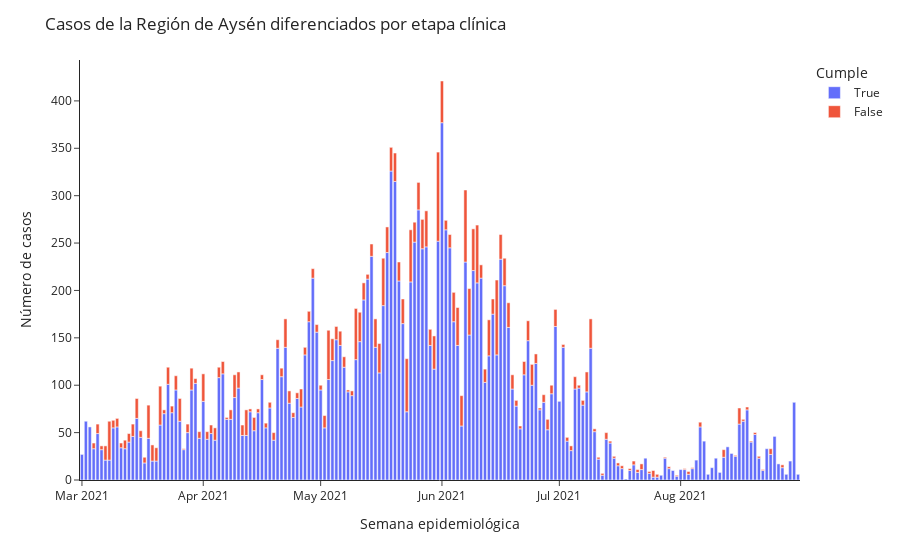

The cell this chart's notebook holds for it:
### Code cell
# Crea gráfico de etapa_clinica regional por semana epidemiologica

px.bar(df_seguimiento_ind5.groupby(['fecha_cumple_requisitos', 'ind5']).count()[['n_folio']].reset_index(),
        x= 'fecha_cumple_requisitos',
        y= 'n_folio',
        color= 'ind5',
        labels={'ind5':'Cumple'}, 
       ).update_layout(title= 'Casos de la Región de Aysén diferenciados por etapa clínica',
                    yaxis_title='Número de casos',
                    xaxis_title='Semana epidemiológica',
                    template='simple_white',    )                 
                    #xaxis=dict(tickmode = 'array',
                     #             tickvals = list(range(12,88,3)),
                      #            ticktext = list(list(range(12,54,3))+list(range(1,88,3))),
                      #           ),
               #     ).add_vline(x=53.5, line_width=3, line_dash='dash', line_color='gray'
                #               ).add_vrect(x0='50', x1='50', 
                 #                          annotation_text='2020', 
                  #                         annotation_position='top right',
                   #                        annotation=dict(font_size=18, 
                    #                                       font_family="'Open Sans', verdana, arial, sans-serif"),
                     #                                      opacity=0, 
                      #                                     line_width=0
                       #                   ).add_vrect(x0='84', x1='86', 
                        #                   annotation_text='2021', 
                         #                  annotation_position='top right',
                          #                 annotation=dict(font_size=18, 
                           #                                font_family="'Open Sans', verdana, arial, sans-serif"),
                            #                               opacity=0, 
                             #                              line_width=0)

### Figure 1 — Plotly figure (JSON) as saved in the notebook; plotly's stock layout.template omitted (floating-point values rounded to 4 significant figures; data arrays with more than 128 entries replaced by an {"elided": "..."} marker saying what was removed)
{"data": [{"alignmentgroup": "True", "hovertemplate": "Cumple=True<br>fecha_cumple_requisitos=%{x}<br>n_folio=%{y}<extra></extra>", "legendgroup": "True", "marker": {"color": "#636efa"}, "name": "True", "offsetgroup": "True", "orientation": "v", "showlegend": true, "textposition": "auto", "type": "bar", "x": {"elided": "184 str values"}, "xaxis": "x", "y": {"elided": "184 int values"}, "yaxis": "y"}, {"alignmentgroup": "True", "hovertemplate": "Cumple=False<br>fecha_cumple_requisitos=%{x}<br>n_folio=%{y}<extra></extra>", "legendgroup": "False", "marker": {"color": "#EF553B"}, "name": "False", "offsetgroup": "False", "orientation": "v", "showlegend": true, "textposition": "auto", "type": "bar", "x": {"elided": "160 str values"}, "xaxis": "x", "y": {"elided": "160 int values"}, "yaxis": "y"}], "layout": {"barmode": "relative", "legend": {"title": {"text": "Cumple"}, "tracegroupgap": 0}, "margin": {"t": 60}, "title": {"text": "Casos de la Región de Aysén diferenciados por etapa clínica"}, "xaxis": {"anchor": "y", "domain": [0, 1], "title": {"text": "Semana epidemiológica"}}, "yaxis": {"anchor": "x", "domain": [0, 1], "title": {"text": "Número de casos"}}}}
